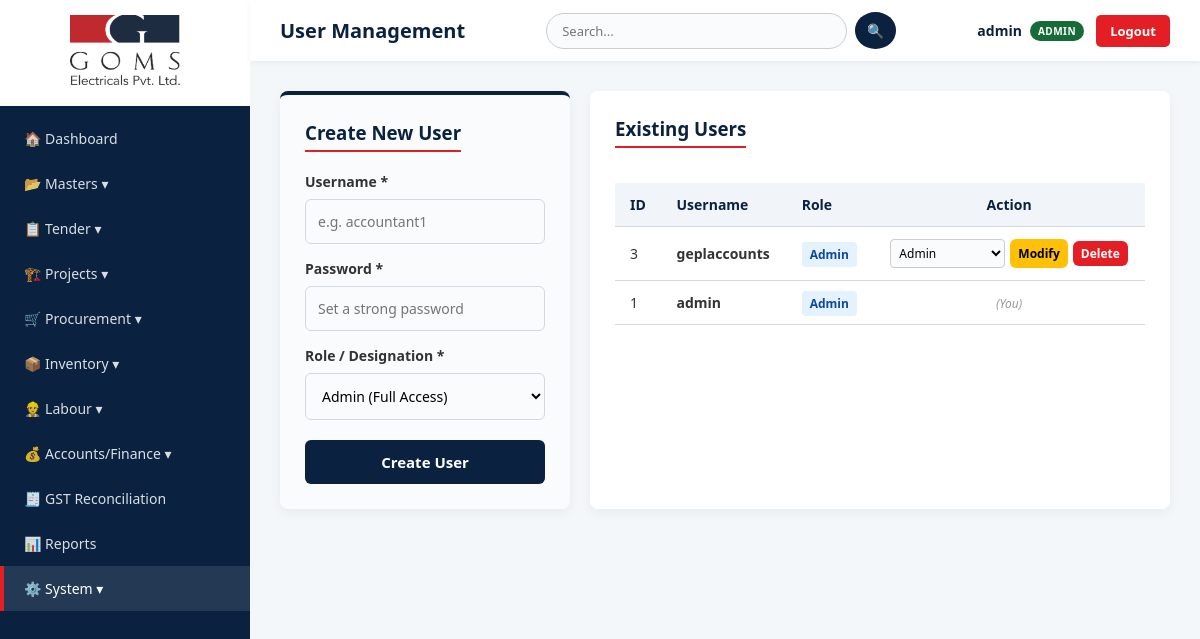
The app's page /users (signed in) with its own data.
### tables this page shows
CREATE TABLE users (id INTEGER PRIMARY KEY AUTOINCREMENT, username TEXT UNIQUE NOT NULL, salt TEXT NOT NULL, password_hash TEXT NOT NULL, role TEXT DEFAULT 'Admin');

### app.py (the view, shortened to what this page needs)
@app.route("/users", methods=["GET", "POST"])
def users():
    if not session.get("username"): return redirect(url_for("login"))
    conn = get_db()
    ul = conn.execute("SELECT id, username, role FROM users ORDER BY id DESC").fetchall()
    conn.close(); return render_template("users.html", users=ul)

### app.py (called while the page is built, shortened)
@app.after_request
def add_header(response):
    response.headers["Cache-Control"] = "no-cache, no-store, must-revalidate, public, max-age=0"
    response.headers["Pragma"] = "no-cache"
    response.headers["Expires"] = "0"
    return response

def get_db():
    conn = sqlite3.connect(DATABASE, timeout=20)
    conn.row_factory = sqlite3.Row
    return conn

@app.before_request
def restrict_site_supervisor():
    if not session.get("username"): return

### templates/users.html (shortened to what this page needs)
{% extends "base.html" %}
{% block page_title %}User Management{% endblock %}
{% block content %}
<div class="user-grid">
    <div class="card" style="background: #f9fbfc; border-top: 4px solid var(--primary-blue);">
        <h3>Create New User</h3>
        <form method="POST">
            <div style="margin-bottom: 15px;">
                <label>Username *</label>
                <input type="text" name="username" required placeholder="e.g. accountant1" autocomplete="off">
            </div>
            <div style="margin-bottom: 15px;">
                <label>Password *</label>
                <input type="password" name="password" required placeholder="Set a strong password" autocomplete="new-password">
            </div>
            <div style="margin-bottom: 20px;">
                <label>Role / Designation *</label>
                <select name="role" required>
                    <option value="Admin">Admin (Full Access)</option>
                </select>
            </div>
            <button type="submit" class="btn" style="width: 100%;">Create User</button>
        </form>
    </div>
    <div class="card">
        <h3>Existing Users</h3>
        <div class="table-wrap">
            <table>
                <thead>
                    <tr>
                        <th>ID</th>
                        <th>Username</th>
                        <th>Role</th>
                        <th class="no-print" style="text-align: center;">Action</th>
                    </tr>
                </thead>
                <tbody>
                    {% for u in users %}
                    <tr>
                        <td>{{ u['id'] }}</td>
                        <td><strong>{{ u['username'] }}</strong></td>
                        <td>
                            <span style="background: #e3f2fd; color: #0d47a1; padding: 4px 8px; border-radius: 4px; font-size: 12px; font-weight: bold;">
                                {{ u['role'] or 'Admin' }}
                            </span>
                        </td>
                        <td class="no-print" style="text-align: center;">
                            {% if u['username'] != session['username'] %}
                            <div style="display: flex; gap: 5px; justify-content: center; align-items: center; flex-wrap: wrap;">
                                <form method="POST" action="{{ url_for('edit_user_role', id=u['id']) }}" style="display: flex; gap: 5px; margin: 0;">
                                    <select name="role" style="padding: 4px; border-radius: 4px; font-size: 12px; border: 1px solid #ccc;">
                                        <option value="Admin" {% if u['role'] == 'Admin' %}selected{% endif %}>Admin</option>
                                    </select>
                                    <button type="submit" class="btn" style="padding: 4px 8px; font-size: 12px; background: #ffc107; color: black; font-weight: bold;">Modify</button>
                                </form>
                                <a href="{{ url_for('delete_user', id=u['id']) }}" class="btn" style="padding: 4px 8px; font-size: 12px; background: #e31e24;">Delete</a>
                            </div>
                            {% else %}
                            <span style="color: #999; font-size: 12px; font-style: italic;">(You)</span>
                            {% endif %}
                        </td>
                    </tr>
                    {% else %}
                    <tr><td colspan="4" style="text-align: center;">No users found.</td></tr>
                    {% endfor %}
                </tbody>
            </table>
        </div>
    </div>
</div>
{% endblock %}

### templates/base.html (style rules this page uses)
:root { --primary-blue: #0a2240; --accent-red: #e31e24; --bg-light: #f4f7f9; --text-dark: #333; --text-light: #666; --white: #ffffff; --border: #d1d9e2; }
* { box-sizing: border-box; margin: 0; padding: 0; font-family: 'Segoe UI', Tahoma, Geneva, Verdana, sans-serif; }
body { background-color: var(--bg-light); color: var(--text-dark); display: flex; min-height: 100vh; }
.card { background: var(--white); border-radius: 8px; padding: 25px; box-shadow: 0 4px 12px rgba(0,0,0,0.05); margin-bottom: 25px; }
.card h3 { margin-bottom: 20px; color: var(--primary-blue); border-bottom: 2px solid var(--accent-red); display: inline-block; padding-bottom: 5px; }
label { display: block; margin-bottom: 8px; font-weight: 600; font-size: 14px; color: var(--text-dark); }
input, select, textarea { width: 100%; padding: 12px; border: 1px solid var(--border); border-radius: 6px; font-size: 14px; background: #f9fbfc; transition: 0.3s; }
.btn { background: var(--primary-blue); color: var(--white); border: none; padding: 12px 20px; border-radius: 6px; cursor: pointer; font-size: 15px; font-weight: bold; transition: 0.3s; display: inline-block; text-decoration: none; }
.table-wrap { overflow-x: auto; }
table { width: 100%; border-collapse: collapse; margin-top: 15px; }
th, td { padding: 12px 15px; text-align: left; border-bottom: 1px solid var(--border); font-size: 14px; }
th { background: #f1f5f9; color: var(--primary-blue); font-weight: bold; }

### templates/users.html (style rules this page uses)
.user-grid { display: grid; grid-template-columns: 1fr 2fr; gap: 20px; }

### records on screen
users: id "3", username "geplaccounts", role "Admin"
users: id "1", username "admin", role "Admin", shows "(You)"

### other values on screen
{{ session['username'] }} "admin"
{{ user_role }} "ADMIN"
